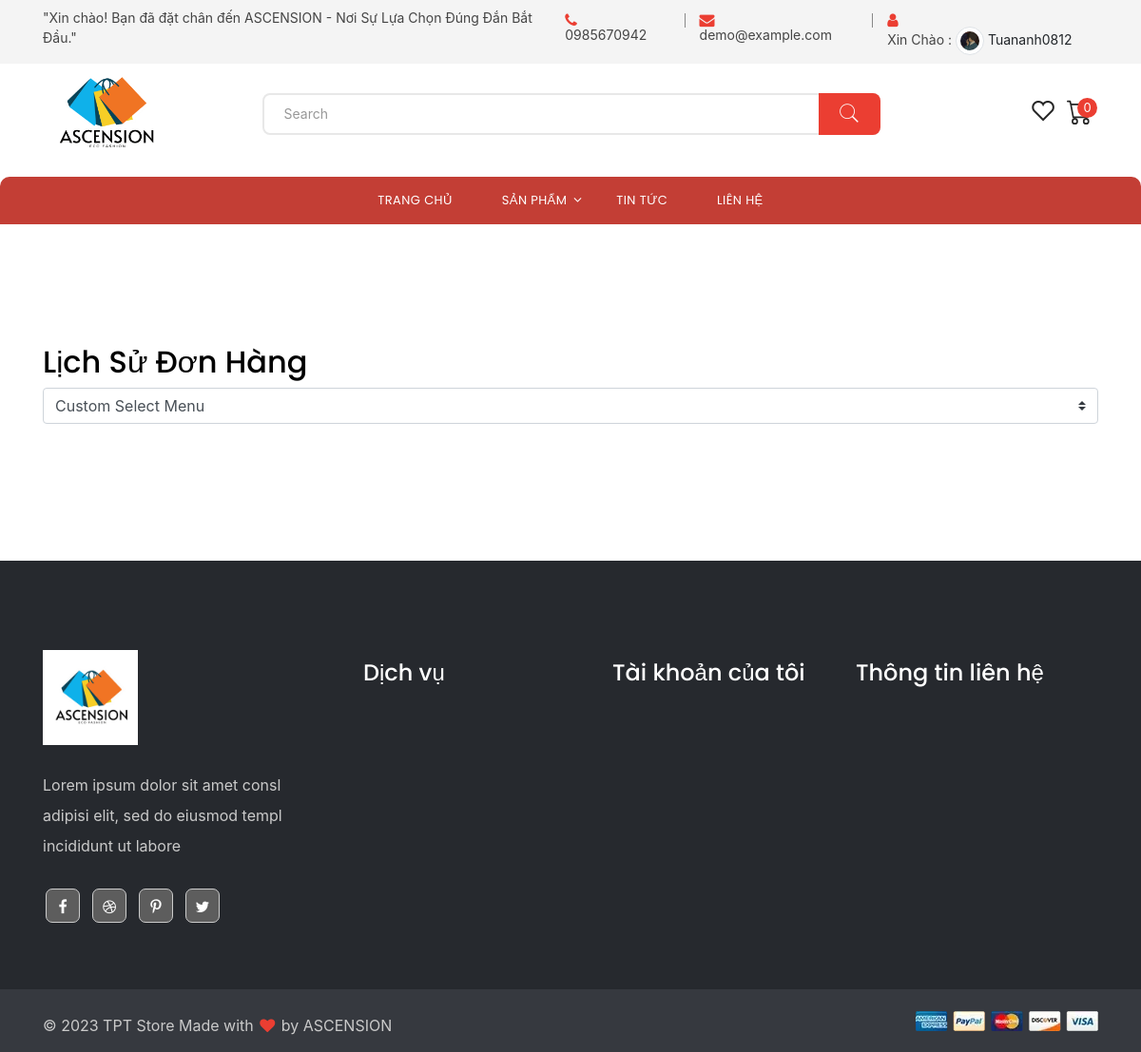
Page /index.php?act=lichsumua (signed in) on the earlier database version.
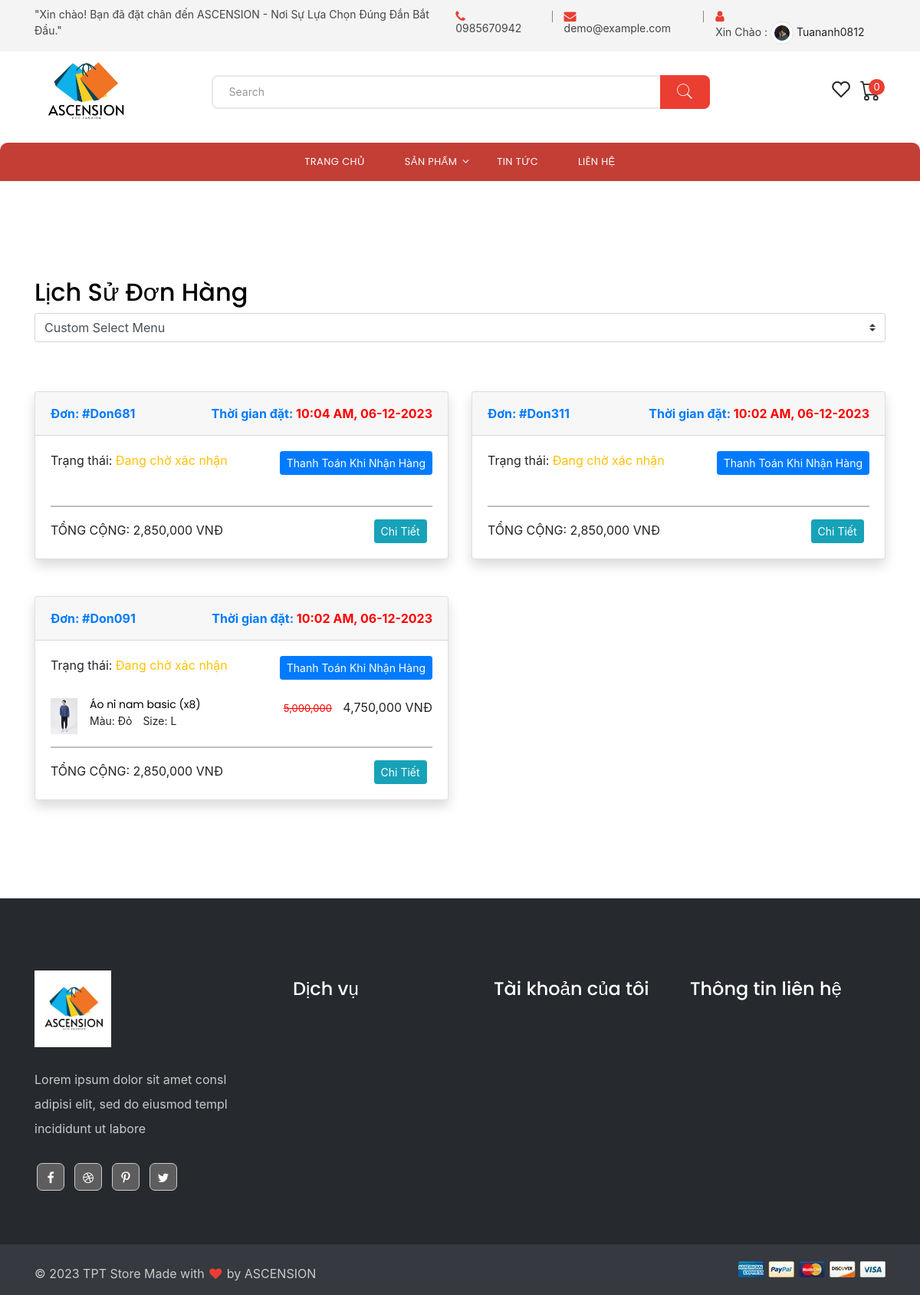
Same page on the later database version.
### tables this page shows
CREATE TABLE `chitiet_donhang` (
  `id_ctdon` int(11) NOT NULL,
  `id_tk` int(11) NOT NULL,
  `ma_don` varchar(25) NOT NULL,
  `full_name` varchar(150) NOT NULL,
  `phone` varchar(10) NOT NULL,
  `dia_chi` text NOT NULL,
  `thoi_gian` datetime NOT NULL,
  `thanh_tien` int(11) NOT NULL,
  `trang_thai` tinyint(4) NOT NULL DEFAULT 0,
  `thanh_toan` tinyint(4) DEFAULT 0,
  `ghichu` text DEFAULT NULL,
  `faxNumber` varchar(50) DEFAULT NULL
);

CREATE TABLE `don_hang` (
  `id_don` int(11) NOT NULL,
  `id_ctd` int(11) NOT NULL,
  `id_sp` int(11) NOT NULL,
  `so_luong` int(11) NOT NULL,
  `mau_sac` int(11) NOT NULL,
  `kich_co` int(11) NOT NULL
);

CREATE TABLE `sanpham` (
  `id_sp` int(11) NOT NULL,
  `name_sp` varchar(255) NOT NULL,
  `mo_ngan` text NOT NULL,
  `image_sp` varchar(300) NOT NULL,
  `giam_gia` int(2) DEFAULT 0,
  `gia` int(11) NOT NULL,
  `mo_ta` text NOT NULL,
  `ngay_nhap` date NOT NULL,
  `view` int(11) DEFAULT 0,
  `gioi_tinh` tinyint(4) NOT NULL,
  `id_dm` int(11) NOT NULL
);

CREATE TABLE `color` (
  `id_color` int(11) NOT NULL,
  `name_color` varchar(255) NOT NULL,
  `mau` varchar(255) NOT NULL
);

CREATE TABLE `size` (
  `id_size` int(11) NOT NULL,
  `name_size` varchar(255) NOT NULL
);

### model/pdo.php (called while the page is built, shortened)
<?php
function pdo_get_connection(){
    $dburl = "mysql:host=127.0.0.1;dbname=duan1;charset=utf8";
    $username = 'root';
    $password = '';
    $conn = new PDO($dburl, $username, $password);
    $conn->setAttribute(PDO::ATTR_ERRMODE, PDO::ERRMODE_EXCEPTION);
    return $conn;
}
function pdo_query($sql){
    $sql_args = array_slice(func_get_args(), 1);
    try{
        $conn = pdo_get_connection();
        $stmt = $conn->prepare($sql);
        $stmt->execute($sql_args);
        $rows = $stmt->fetchAll();
        return $rows;
    }
    catch(PDOException $e){
        throw $e;
    }
    finally{
        unset($conn);
    }
}

### model/thanhtoan.php (called while the page is built, shortened)
<?php
function loadd_bill_lq_ct($id_don)
{
  $sql = "SELECT dh.*, sp.gia, sp.giam_gia, sp.name_sp, sp.image_sp
  FROM don_hang dh INNER JOIN sanpham sp ON dh.id_sp = sp.id_sp
  WHERE dh.id_ctd = '$id_don'";
    $hi = pdo_query($sql);
    return $hi;
}
function load_all_bill($kyw='', $id)
{
  $sql = "SELECT * FROM `chitiet_donhang` WHERE id_tk = $id";
  $sql .= " GROUP BY id_ctdon DESC";
  $hi = pdo_query($sql);
  return $hi;
}

### model/color.php (called while the page is built, shortened)
<?php
function LoadAll_color()
{
  $sql = "SELECT * FROM color ";
  $dm = pdo_query($sql);
  return $dm;
}

### model/size.php (called while the page is built, shortened)
<?php
function LoadAll_size()
{
  $sql = "SELECT * FROM size ";
  $dm = pdo_query($sql);
  return $dm;
}

### view/thanhtoan/lichsumua.php (the view, shortened to what the rows shown need)
<!DOCTYPE html>
<html lang="en">
<head>
    <link rel="stylesheet" href="https://cdn.jsdelivr.net/npm/bootstrap@4.6.2/dist/css/bootstrap.min.css">
    <link rel="stylesheet" type="text/css" href="//netdna.bootstrapcdn.com/font-awesome/4.0.3/css/font-awesome.min.css" />
</head <body>
<div class="container mt-3">
    <h2>Lịch Sử Đơn Hàng</h2>
    <br><br>
    <div class="row">
        <?php
        foreach ($don as $key => $value) :
            $id_don = $value['id_ctdon'];
            $sanpham1 = loadd_bill_lq_ct($id_don);
        ?>
            <div class="col-lg-6 mb-4">
                <div class="card shadow mb-4">
                    <div class="d-flex justify-content-between card-header py-3">
                        <?php $tong_tien = $value['thanh_tien'] ?>
                        <h7 class="m-0 font-weight-bold text-primary">Đơn: <?= $value['ma_don'] ?></h7>
                        <h7 class="m-0 font-weight-bold text-primary">Thời gian đặt: <span style="color: red;"><?php
                                                                                                                $dateTime = new DateTime($value['thoi_gian']);
                                                                                                                $newFormat = $dateTime->format('h:i A, d-m-Y ');
                                                                                                                echo $newFormat;
                                                                                                                ?></span>
                        </h7>
                    </div>
                    <div class="card-body">
                        <div class="d-flex justify-content-between ">
                            <div class="d-flex hihi">
                                <p>Trạng thái: <?php
                                                if ($value['trang_thai'] == 0) {
                                                    echo "<span class='text-warning'>Đang chờ xác nhận</span>";
                                                } elseif ($value['trang_thai'] == 1) {
                                                    echo "<span class='text-primary'>Đã xác xác nhận</span>";
                                                } elseif ($value['trang_thai'] == 2) {
                                                    echo "<span class='text-info'>Đang giao hàng</span>";
                                                } elseif ($value['trang_thai'] == 3) {
                                                    echo "<span class='text-warning'>Đã Đã Nhận Hàng</span>";
                                                } else {
                                                    echo "<span class='text-danger'>Đã Hủy</span>";
                                                }
                                                ?></p>
                            </div>
                            <div class="d-flex hihi">
                                <?php
                                if ($value['thanh_toan'] == 0) {
                                    echo "<span class='btn btn-success btn-sm'>Thanh Toán Online</span>";
                                } else {
                                    echo "<span class='btn btn-primary btn-sm'>Thanh Toán Khi Nhận Hàng</span>";
                                }
                                ?>
                            </div>
                        </div>
                        <br>
                        <?php foreach ($sanpham1 as $key) :
                            extract($key);
                        ?>
                            <div class="d-flex mb-2">
                                <div class="flex-shrink-0">
                                    <img src="assets/uploads/<?= $image_sp ?>" alt="" width="35" class="img-fluid">
                                </div>
                                <div class="flex-lg-grow-1 ms-3">
                                    <h6 class="small mb-0"><a href="?act=chitietSP&id_sp=<?= $id_sp ?>&id_dm=<?= $id_dm ?>" class="text-reset"><?= $name_sp ?></a>
                                        <span>(x<?= $so_luong ?>)</span>
                                    </h6>
                                    <span class="small">Màu:
                                        <?php
                                            foreach ($mau1 as $key => $value) {
                                                if ($value['id_color'] == $mau_sac) {
                                                    echo $value['name_color'];
                                                }
                                            }
                                        ?>
                                    </span>
                                    <span class="small" style="margin-left: 10px;">Size:
                                        <?php
                                            foreach ($size1 as $key => $value) {
                                                if ($value['id_size'] == $kich_co) {
                                                    echo $value['name_size'];
                                                }
                                            }
                                        ?>
                                    </span>
                                </div>
                                <div class="text-end">
                                    <span class="price" style="font-size: small; color: red; text-decoration: line-through; margin-right: 10px; "><?= number_format($gia) ?></span>
                                    <?php
                                    $gia_thuc = $gia * $giam_gia / 100;
                                    ?>
                                    <span class="price"><?= number_format($gia - $gia_thuc) ?> VNĐ</span>
                                </div>
                            </div>
                        <?php endforeach ?>
                        <hr>
                        <tr class="fw-bold">
                            <td colspan="2">TỔNG CỘNG:</td>
                            <td class="text-end"><?= number_format($tong_tien) ?> VNĐ</td>
                        </tr>
                        <a class="btn btn-info btn-sm" style="margin-left: 12pc;" href="?act=chitietmua&id_don=<?= $id_ctd ?>">Chi Tiết</a>
                    </div>
                </div>
            </div>
        <?php endforeach ?>
    </div>
</div>
</body>
</html>

Differences in the rows shown:
added chitiet_donhang: ma_don "#Don681", thoi_gian "10:04 AM, 06-12-2023", trang_thai "Đang chờ xác nhận", thanh_toan "Thanh Toán Khi Nhận Hàng", thanh_tien "2,850,000"
added chitiet_donhang: ma_don "#Don311", thoi_gian "10:02 AM, 06-12-2023", trang_thai "Đang chờ xác nhận", thanh_toan "Thanh Toán Khi Nhận Hàng", thanh_tien "2,850,000"
added chitiet_donhang: ma_don "#Don091", thoi_gian "10:02 AM, 06-12-2023", trang_thai "Đang chờ xác nhận", thanh_toan "Thanh Toán Khi Nhận Hàng", thanh_tien "2,850,000"
added don_hang: id_sp.image_sp (picture), id_sp.name_sp "Áo nỉ nam basic", so_luong "8", id_sp.gia "5,000,000", $gia-$gia_thuc "4,750,000"
now on this page (row unchanged): color: name_color "Đỏ"
now on this page (row edited): size: name_size "L"
